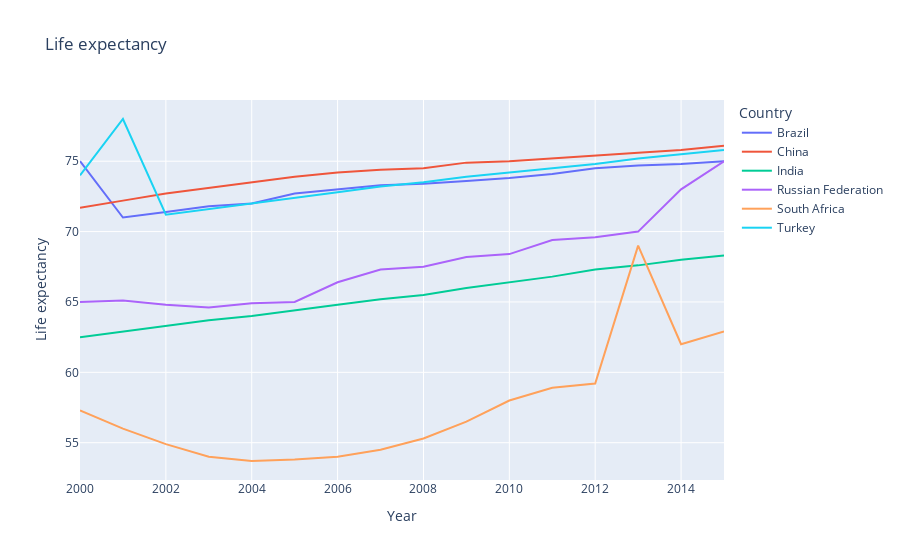
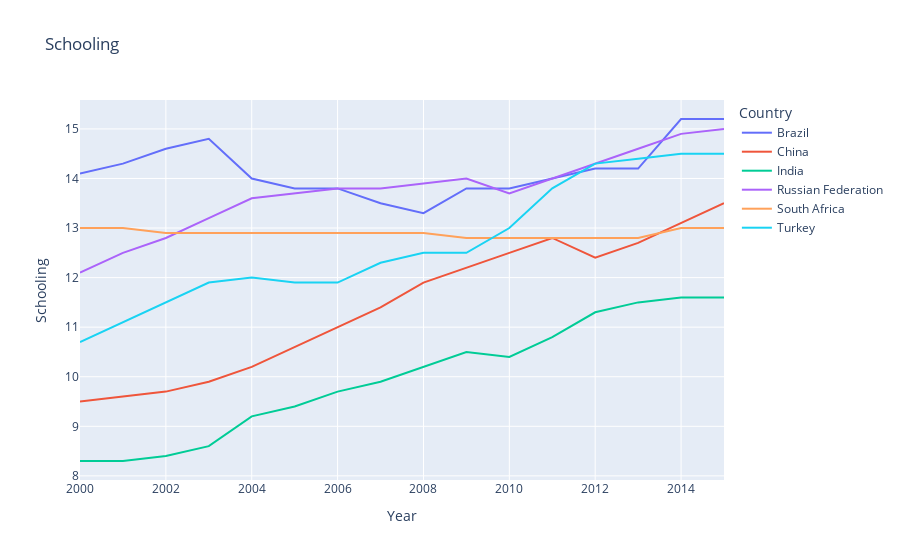

Here is the notebook cell these charts were saved with, in order:
### Markdown cell above
BRICS ülkeleri ile Türkiyeyi kıyasladım. Gelişmekte olan ülkelerde en belirgin  özellik eğitim

### Code cell
df2 = data[data.Country.isin(['Turkey','Brazil','India','Russian Federation','China','South Africa'])]
df2
fig = px.line(df2, x="Year", y="Life expectancy", title='Life expectancy', color='Country')
fig.show()
fig = px.line(df2, x="Year", y="Schooling", title='Schooling', color='Country')
fig.show()

### Figure 1 — Plotly figure (JSON) as saved in the notebook; plotly's stock layout.template omitted (floating-point values rounded to 4 significant figures)
{"data": [{"hovertemplate": "Country=Brazil<br>Year=%{x}<br>Life expectancy=%{y}<extra></extra>", "legendgroup": "Brazil", "line": {"color": "#636efa", "dash": "solid"}, "mode": "lines", "name": "Brazil", "orientation": "v", "showlegend": true, "type": "scatter", "x": [2015, 2014, 2013, 2012, 2011, 2010, 2009, 2008, 2007, 2006, 2005, 2004, 2003, 2002, 2001, 2000], "xaxis": "x", "y": [75, 74.8, 74.7, 74.5, 74.1, 73.8, 73.6, 73.4, 73.3, 73, 72.7, 72, 71.8, 71.4, 71, 75], "yaxis": "y"}, {"hovertemplate": "Country=China<br>Year=%{x}<br>Life expectancy=%{y}<extra></extra>", "legendgroup": "China", "line": {"color": "#EF553B", "dash": "solid"}, "mode": "lines", "name": "China", "orientation": "v", "showlegend": true, "type": "scatter", "x": [2015, 2014, 2013, 2012, 2011, 2010, 2009, 2008, 2007, 2006, 2005, 2004, 2003, 2002, 2001, 2000], "xaxis": "x", "y": [76.1, 75.8, 75.6, 75.4, 75.2, 75, 74.9, 74.5, 74.4, 74.2, 73.9, 73.5, 73.1, 72.7, 72.2, 71.7], "yaxis": "y"}, {"hovertemplate": "Country=India<br>Year=%{x}<br>Life expectancy=%{y}<extra></extra>", "legendgroup": "India", "line": {"color": "#00cc96", "dash": "solid"}, "mode": "lines", "name": "India", "orientation": "v", "showlegend": true, "type": "scatter", "x": [2015, 2014, 2013, 2012, 2011, 2010, 2009, 2008, 2007, 2006, 2005, 2004, 2003, 2002, 2001, 2000], "xaxis": "x", "y": [68.3, 68, 67.6, 67.3, 66.8, 66.4, 66, 65.5, 65.2, 64.8, 64.4, 64, 63.7, 63.3, 62.9, 62.5], "yaxis": "y"}, {"hovertemplate": "Country=Russian Federation<br>Year=%{x}<br>Life expectancy=%{y}<extra></extra>", "legendgroup": "Russian Federation", "line": {"color": "#ab63fa", "dash": "solid"}, "mode": "lines", "name": "Russian Federation", "orientation": "v", "showlegend": true, "type": "scatter", "x": [2015, 2014, 2013, 2012, 2011, 2010, 2009, 2008, 2007, 2006, 2005, 2004, 2003, 2002, 2001, 2000], "xaxis": "x", "y": [75, 73, 70, 69.6, 69.4, 68.4, 68.2, 67.5, 67.3, 66.4, 65, 64.9, 64.6, 64.8, 65.1, 65], "yaxis": "y"}, {"hovertemplate": "Country=South Africa<br>Year=%{x}<br>Life expectancy=%{y}<extra></extra>", "legendgroup": "South Africa", "line": {"color": "#FFA15A", "dash": "solid"}, "mode": "lines", "name": "South Africa", "orientation": "v", "showlegend": true, "type": "scatter", "x": [2015, 2014, 2013, 2012, 2011, 2010, 2009, 2008, 2007, 2006, 2005, 2004, 2003, 2002, 2001, 2000], "xaxis": "x", "y": [62.9, 62, 69, 59.2, 58.9, 58, 56.5, 55.3, 54.5, 54, 53.8, 53.7, 54, 54.9, 56, 57.3], "yaxis": "y"}, {"hovertemplate": "Country=Turkey<br>Year=%{x}<br>Life expectancy=%{y}<extra></extra>", "legendgroup": "Turkey", "line": {"color": "#19d3f3", "dash": "solid"}, "mode": "lines", "name": "Turkey", "orientation": "v", "showlegend": true, "type": "scatter", "x": [2015, 2014, 2013, 2012, 2011, 2010, 2009, 2008, 2007, 2006, 2005, 2004, 2003, 2002, 2001, 2000], "xaxis": "x", "y": [75.8, 75.5, 75.2, 74.8, 74.5, 74.2, 73.9, 73.5, 73.2, 72.8, 72.4, 72, 71.6, 71.2, 78, 74], "yaxis": "y"}], "layout": {"legend": {"title": {"text": "Country"}, "tracegroupgap": 0}, "title": {"text": "Life expectancy"}, "xaxis": {"anchor": "y", "domain": [0, 1], "title": {"text": "Year"}}, "yaxis": {"anchor": "x", "domain": [0, 1], "title": {"text": "Life expectancy"}}}}

### Figure 2 — Plotly figure (JSON) as saved in the notebook; plotly's stock layout.template omitted (floating-point values rounded to 4 significant figures)
{"data": [{"hovertemplate": "Country=Brazil<br>Year=%{x}<br>Schooling=%{y}<extra></extra>", "legendgroup": "Brazil", "line": {"color": "#636efa", "dash": "solid"}, "mode": "lines", "name": "Brazil", "orientation": "v", "showlegend": true, "type": "scatter", "x": [2015, 2014, 2013, 2012, 2011, 2010, 2009, 2008, 2007, 2006, 2005, 2004, 2003, 2002, 2001, 2000], "xaxis": "x", "y": [15.2, 15.2, 14.2, 14.2, 14, 13.8, 13.8, 13.3, 13.5, 13.8, 13.8, 14, 14.8, 14.6, 14.3, 14.1], "yaxis": "y"}, {"hovertemplate": "Country=China<br>Year=%{x}<br>Schooling=%{y}<extra></extra>", "legendgroup": "China", "line": {"color": "#EF553B", "dash": "solid"}, "mode": "lines", "name": "China", "orientation": "v", "showlegend": true, "type": "scatter", "x": [2015, 2014, 2013, 2012, 2011, 2010, 2009, 2008, 2007, 2006, 2005, 2004, 2003, 2002, 2001, 2000], "xaxis": "x", "y": [13.5, 13.1, 12.7, 12.4, 12.8, 12.5, 12.2, 11.9, 11.4, 11, 10.6, 10.2, 9.9, 9.7, 9.6, 9.5], "yaxis": "y"}, {"hovertemplate": "Country=India<br>Year=%{x}<br>Schooling=%{y}<extra></extra>", "legendgroup": "India", "line": {"color": "#00cc96", "dash": "solid"}, "mode": "lines", "name": "India", "orientation": "v", "showlegend": true, "type": "scatter", "x": [2015, 2014, 2013, 2012, 2011, 2010, 2009, 2008, 2007, 2006, 2005, 2004, 2003, 2002, 2001, 2000], "xaxis": "x", "y": [11.6, 11.6, 11.5, 11.3, 10.8, 10.4, 10.5, 10.2, 9.9, 9.7, 9.4, 9.2, 8.6, 8.4, 8.3, 8.3], "yaxis": "y"}, {"hovertemplate": "Country=Russian Federation<br>Year=%{x}<br>Schooling=%{y}<extra></extra>", "legendgroup": "Russian Federation", "line": {"color": "#ab63fa", "dash": "solid"}, "mode": "lines", "name": "Russian Federation", "orientation": "v", "showlegend": true, "type": "scatter", "x": [2015, 2014, 2013, 2012, 2011, 2010, 2009, 2008, 2007, 2006, 2005, 2004, 2003, 2002, 2001, 2000], "xaxis": "x", "y": [15, 14.9, 14.6, 14.3, 14, 13.7, 14, 13.9, 13.8, 13.8, 13.7, 13.6, 13.2, 12.8, 12.5, 12.1], "yaxis": "y"}, {"hovertemplate": "Country=South Africa<br>Year=%{x}<br>Schooling=%{y}<extra></extra>", "legendgroup": "South Africa", "line": {"color": "#FFA15A", "dash": "solid"}, "mode": "lines", "name": "South Africa", "orientation": "v", "showlegend": true, "type": "scatter", "x": [2015, 2014, 2013, 2012, 2011, 2010, 2009, 2008, 2007, 2006, 2005, 2004, 2003, 2002, 2001, 2000], "xaxis": "x", "y": [13, 13, 12.8, 12.8, 12.8, 12.8, 12.8, 12.9, 12.9, 12.9, 12.9, 12.9, 12.9, 12.9, 13, 13], "yaxis": "y"}, {"hovertemplate": "Country=Turkey<br>Year=%{x}<br>Schooling=%{y}<extra></extra>", "legendgroup": "Turkey", "line": {"color": "#19d3f3", "dash": "solid"}, "mode": "lines", "name": "Turkey", "orientation": "v", "showlegend": true, "type": "scatter", "x": [2015, 2014, 2013, 2012, 2011, 2010, 2009, 2008, 2007, 2006, 2005, 2004, 2003, 2002, 2001, 2000], "xaxis": "x", "y": [14.5, 14.5, 14.4, 14.3, 13.8, 13, 12.5, 12.5, 12.3, 11.9, 11.9, 12, 11.9, 11.5, 11.1, 10.7], "yaxis": "y"}], "layout": {"legend": {"title": {"text": "Country"}, "tracegroupgap": 0}, "title": {"text": "Schooling"}, "xaxis": {"anchor": "y", "domain": [0, 1], "title": {"text": "Year"}}, "yaxis": {"anchor": "x", "domain": [0, 1], "title": {"text": "Schooling"}}}}
